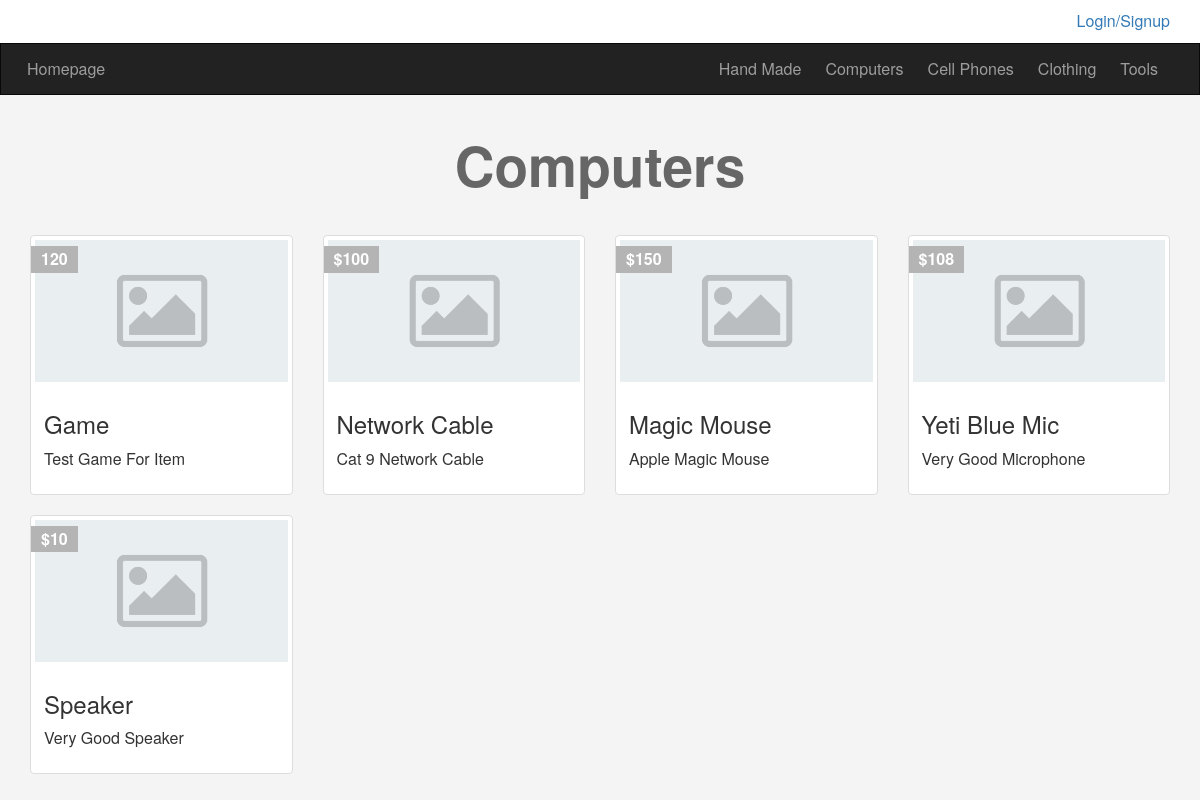
The page /Ecommerce/categories.php?pageid=8&pagename=Computers on the database its author committed.
### tables this page shows
CREATE TABLE `categories` (
  `ID` int(11) NOT NULL,
  `Name` varchar(255) NOT NULL,
  `Description` text NOT NULL,
  `Ordering` int(11) DEFAULT NULL,
  `Visibility` tinyint(4) NOT NULL DEFAULT 0,
  `Allow_Comment` tinyint(4) NOT NULL DEFAULT 0,
  `Allow_Ads` tinyint(4) NOT NULL DEFAULT 0
);

CREATE TABLE `items` (
  `Item_ID` int(11) NOT NULL,
  `Name` varchar(255) NOT NULL,
  `Description` text NOT NULL,
  `Price` varchar(255) NOT NULL,
  `Add_Date` date NOT NULL,
  `Country_Made` varchar(255) NOT NULL,
  `Image` varchar(255) DEFAULT NULL,
  `Status` varchar(255) NOT NULL,
  `Rating` smallint(6) DEFAULT NULL,
  `Approve` tinyint(4) NOT NULL DEFAULT 0,
  `Cat_ID` int(11) DEFAULT NULL,
  `Member_ID` int(11) DEFAULT NULL
);

### Ecommerce/init.php (called while the page is built, shortened)
<?php
include 'admin/connect.php';
$tpl  = 'includes/templates/';
$func = 'includes/functions/';
$css  = 'layout/css/';
include  $func . 'functions.php';
include  $tpl  . 'header.php';

### Ecommerce/includes/functions/functions.php (called while the page is built, shortened)
<?php
function getCat(){
   global $con;
   $getCat = $con->prepare("SELECT *
                            FROM categories
                            ORDER BY ID ASC");
   $getCat->execute();
   $cats = $getCat->fetchAll();
   return $cats;
}
function getItems($where , $value){
   global $con;
   $getItems = $con->prepare("SELECT *
                              FROM items
                              WHERE $where = ?
                              ORDER BY Item_ID DESC");
   $getItems->execute(array($value));
   $items = $getItems->fetchAll();
   return $items;
}

### Ecommerce/categories.php (the view)
<?php include  'init.php'; ?>
<div class="container">
     <h1 class="text-center">
     	<?php echo str_replace('-', ' ', $_GET['pagename']) ?>
    </h1>
    <div class="row">
		    <?php
		     foreach (getItems('Cat_ID', $_GET['pageid']) as $item){
		     	 echo '<div class="col-sm-6 col-md-3">';
		     	     echo '<div class="thumbnail item-box">';
		     	          echo '<span class="price-tag">'. $item['Price'] .'</span>';
		     	          echo '<img class="img-responsive" src="img.png" alt="">';
		     	          echo '<div class="caption">';
                                 echo '<h3>'. $item['Name'] .'</h3>';
                                 echo '<p>'.  $item['Description'] .'</p>';
		     	          echo '</div>';
		     	     echo '</div>';
		     	 echo '</div>';
		     }
		    ?>
	</div>
</div>
<?php include $tpl. 'footer.php'; ?>

### Ecommerce/includes/templates/header.php (shortened to what this page needs)
<!DOCTYPE html>
<html>
<head>
	<link rel="stylesheet" href="<?php echo $css; ?>bootstrap.min.css">
	<link rel="stylesheet" href="<?php echo $css; ?>font-awesome.min.css">
	<link rel="stylesheet" href="<?php echo $css; ?>jquery-ui.css">
	<link rel="stylesheet" href="<?php echo $css; ?>jquery.selectBoxIt.css">
	<link rel="stylesheet" href="<?php echo $css; ?>frontend.css">
</head>
<body>
<div class="upper-bar">
	 <div class="container">
      <?php
        if(isset($_SESSION['user'])){
           echo 'Welcome ' . $sessionUser .' ';
           echo '<a href="profile.php">My Profile</a>';
           echo ' - <a href="newad.php">New Ad</a>';
           echo ' - <a href="logout.php">Logout</a>';
           $userStatus = checkUserStatus($sessionUser);
           if($userStatus == 1){
           }
        }else{
      ?>
      <a href="login.php">
         <span class="pull-right">Login/Signup</span>
      </a>
      <?php } ?>
   </div>
</div>
<nav class="navbar navbar-inverse">
  <div class="container">
    <div class="navbar-header">
      <a class="navbar-brand" href="index.php">Homepage</a>
    </div>
    <div class="collapse navbar-collapse" id="app-nav">
      <ul class="nav navbar-nav navbar-right">
        <?php
            foreach (getCat() as $cat) {
               echo '<li>
                       <a href="categories.php?pageid='.$cat['ID'].'&pagename='. str_replace(' ', '-', $cat['Name']) .'">'. $cat['Name'] . '
                       </a>
                    </li>';
            }
        ?>
      </ul>
    </div>
  </div>
</nav>

### Ecommerce/includes/templates/footer.php (shortened to what this page needs)
</body>
</html>

### Ecommerce/layout/css/frontend.css (style rules this page uses)
body { background-color: #F4F4F4; font-size: 16px; }
h1 { font-size: 55px; margin: 40px 0; font-weight: bold; color: #666; }
.navbar { border-radius: 0; margin-bottom: 0; }
.nav > li > a, .navbar-brand { padding: 15px 12px; }
.navbar-brand { font-size: 1em; }
.upper-bar { padding: 10px; background-color: #fff; }
.item-box { position: relative; }
.item-box .price-tag { background-color: #B4B4B4; padding: 2px 10px; position: absolute; left: 0; top: 10px; font-weight: bold; color: #fff; }

### rows shown on the page
categories: Name "Hand Made"
categories: Name "Computers"
categories: Name "Cell Phones"
categories: Name "Clothing"
categories: Name "Tools"
items: Price "120", Name "Game", Description "Test Game For Item"
items: Price "$100", Name "Network Cable", Description "Cat 9 Network Cable"
items: Price "$150", Name "Magic Mouse", Description "Apple Magic Mouse"
items: Price "$108", Name "Yeti Blue Mic", Description "Very Good Microphone"
items: Price "$10", Name "Speaker", Description "Very Good Speaker"

### other values the page prints
str_replace('-', ' ', $_GET['pagename']) "Computers"
